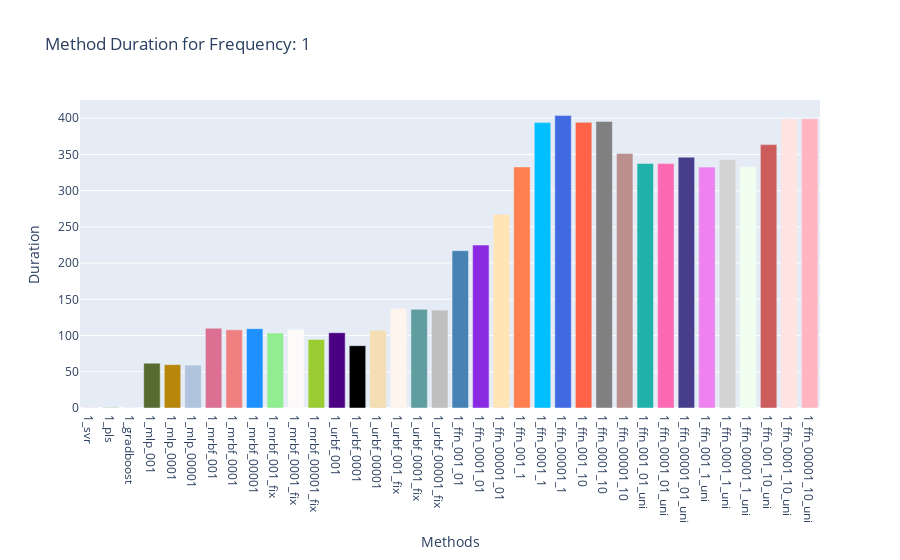
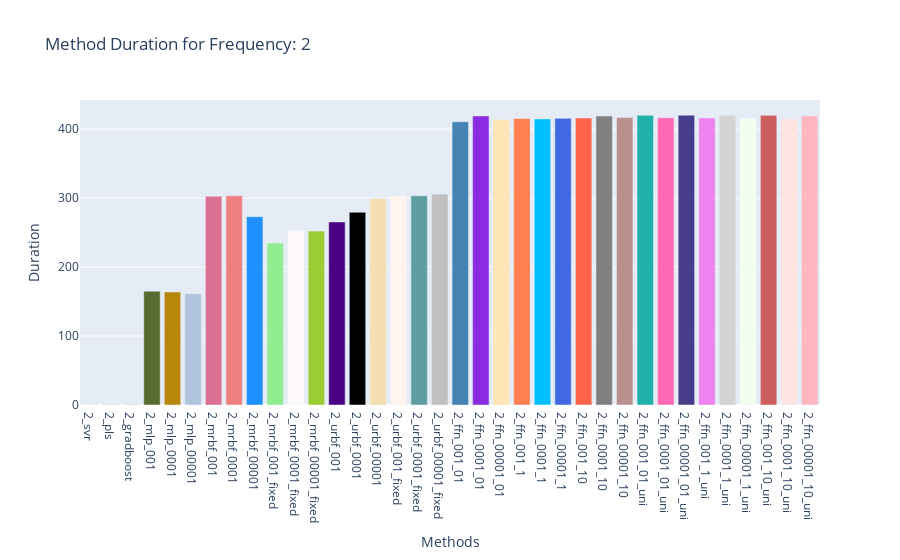
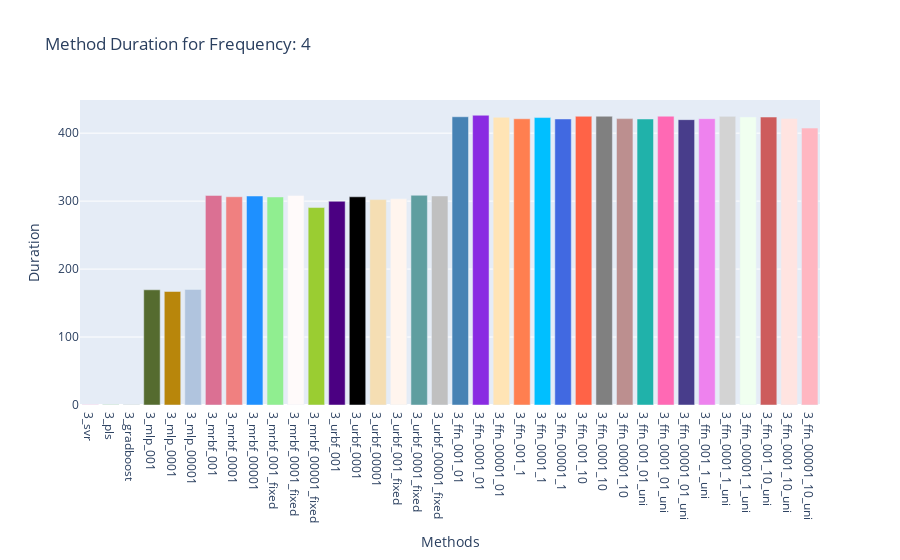
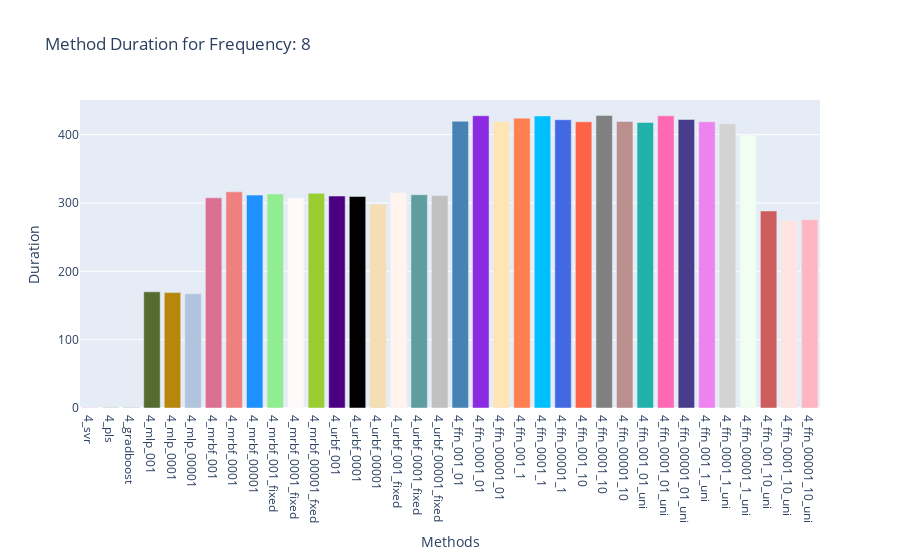

Write notebook code for charts like these, in order.
### Code cell
values = list(method_durations.values())
### use average value:
values = [np.asarray(value).mean() for value in values]

for frequency_chunk in range(4):
    
    chunk_values = values[frequency_chunk*num_methods:(frequency_chunk+1)*num_methods]
    chunk_names = categories[frequency_chunk*num_methods:(frequency_chunk+1)*num_methods]

    # Creating the bar chart
    fig = go.Figure(data=[go.Bar(x=chunk_names, y=chunk_values,marker_color=colors)])

    # Adding title and labels (you can modify these as needed)
    fig.update_layout(
        title=f"Method Duration for Frequency: {2**frequency_chunk}",
        xaxis_title="Methods",
        yaxis_title="Duration"
    )

    # Displaying the figure
    fig.show()

### Figure 1 — Plotly figure (JSON) as saved in the notebook; plotly's stock layout.template omitted (floating-point values rounded to 4 significant figures)
{"data": [{"marker": {"color": ["deeppink", "green", "darkslategray", "darkolivegreen", "darkgoldenrod", "lightsteelblue", "palevioletred", "lightcoral", "dodgerblue", "lightgreen", "snow", "yellowgreen", "indigo", "black", "wheat", "seashell", "cadetblue", "silver", "steelblue", "blueviolet", "moccasin", "coral", "deepskyblue", "royalblue", "tomato", "gray", "rosybrown", "lightseagreen", "hotpink", "darkslateblue", "violet", "lightgray", "honeydew", "indianred", "mistyrose", "lightpink"]}, "type": "bar", "x": ["1_svr", "1_pls", "1_gradboost", "1_mlp_001", "1_mlp_0001", "1_mlp_00001", "1_mrbf_001", "1_mrbf_0001", "1_mrbf_00001", "1_mrbf_001_fix", "1_mrbf_0001_fix", "1_mrbf_00001_fix", "1_urbf_001", "1_urbf_0001", "1_urbf_00001", "1_urbf_001_fix", "1_urbf_0001_fix", "1_urbf_00001_fix", "1_ffn_001_01", "1_ffn_0001_01", "1_ffn_00001_01", "1_ffn_001_1", "1_ffn_0001_1", "1_ffn_00001_1", "1_ffn_001_10", "1_ffn_0001_10", "1_ffn_00001_10", "1_ffn_001_01_uni", "1_ffn_0001_01_uni", "1_ffn_00001_01_uni", "1_ffn_001_1_uni", "1_ffn_0001_1_uni", "1_ffn_00001_1_uni", "1_ffn_001_10_uni", "1_ffn_0001_10_uni", "1_ffn_00001_10_uni"], "y": [0.1393, 0.3426, 0.06399, 61.81, 59.8, 59.17, 110.2, 107.9, 109.5, 103.4, 108.4, 94.66, 103.9, 86.0, 107.3, 137.4, 136.2, 135.1, 217.2, 224.9, 267.4, 332.7, 393.9, 403.8, 394.3, 395.5, 351.4, 337.5, 337.4, 346.2, 332.5, 343.0, 333.1, 363.5, 399.2, 399.1]}], "layout": {"title": {"text": "Method Duration for Frequency: 1"}, "xaxis": {"title": {"text": "Methods"}}, "yaxis": {"title": {"text": "Duration"}}}}

### Figure 2 — Plotly figure (JSON) as saved in the notebook; plotly's stock layout.template omitted (floating-point values rounded to 4 significant figures)
{"data": [{"marker": {"color": ["deeppink", "green", "darkslategray", "darkolivegreen", "darkgoldenrod", "lightsteelblue", "palevioletred", "lightcoral", "dodgerblue", "lightgreen", "snow", "yellowgreen", "indigo", "black", "wheat", "seashell", "cadetblue", "silver", "steelblue", "blueviolet", "moccasin", "coral", "deepskyblue", "royalblue", "tomato", "gray", "rosybrown", "lightseagreen", "hotpink", "darkslateblue", "violet", "lightgray", "honeydew", "indianred", "mistyrose", "lightpink"]}, "type": "bar", "x": ["2_svr", "2_pls", "2_gradboost", "2_mlp_001", "2_mlp_0001", "2_mlp_00001", "2_mrbf_001", "2_mrbf_0001", "2_mrbf_00001", "2_mrbf_001_fixed", "2_mrbf_0001_fixed", "2_mrbf_00001_fixed", "2_urbf_001", "2_urbf_0001", "2_urbf_00001", "2_urbf_001_fixed", "2_urbf_0001_fixed", "2_urbf_00001_fixed", "2_ffn_001_01", "2_ffn_0001_01", "2_ffn_00001_01", "2_ffn_001_1", "2_ffn_0001_1", "2_ffn_00001_1", "2_ffn_001_10", "2_ffn_0001_10", "2_ffn_00001_10", "2_ffn_001_01_uni", "2_ffn_0001_01_uni", "2_ffn_00001_01_uni", "2_ffn_001_1_uni", "2_ffn_0001_1_uni", "2_ffn_00001_1_uni", "2_ffn_001_10_uni", "2_ffn_0001_10_uni", "2_ffn_00001_10_uni"], "y": [0.1882, 0.276, 0.3083, 165.1, 163.9, 161.4, 302.6, 303.5, 273.1, 234.9, 253.0, 252.3, 265.4, 279.4, 299.4, 303.3, 303.4, 305.9, 410.7, 419.1, 413.9, 415.4, 414.8, 415.7, 416.0, 419.0, 416.8, 420.1, 416.5, 420.2, 416.2, 420.1, 415.5, 420.0, 414.7, 419.1]}], "layout": {"title": {"text": "Method Duration for Frequency: 2"}, "xaxis": {"title": {"text": "Methods"}}, "yaxis": {"title": {"text": "Duration"}}}}

### Figure 3 — Plotly figure (JSON) as saved in the notebook; plotly's stock layout.template omitted (floating-point values rounded to 4 significant figures)
{"data": [{"marker": {"color": ["deeppink", "green", "darkslategray", "darkolivegreen", "darkgoldenrod", "lightsteelblue", "palevioletred", "lightcoral", "dodgerblue", "lightgreen", "snow", "yellowgreen", "indigo", "black", "wheat", "seashell", "cadetblue", "silver", "steelblue", "blueviolet", "moccasin", "coral", "deepskyblue", "royalblue", "tomato", "gray", "rosybrown", "lightseagreen", "hotpink", "darkslateblue", "violet", "lightgray", "honeydew", "indianred", "mistyrose", "lightpink"]}, "type": "bar", "x": ["3_svr", "3_pls", "3_gradboost", "3_mlp_001", "3_mlp_0001", "3_mlp_00001", "3_mrbf_001", "3_mrbf_0001", "3_mrbf_00001", "3_mrbf_001_fixed", "3_mrbf_0001_fixed", "3_mrbf_00001_fixed", "3_urbf_001", "3_urbf_0001", "3_urbf_00001", "3_urbf_001_fixed", "3_urbf_0001_fixed", "3_urbf_00001_fixed", "3_ffn_001_01", "3_ffn_0001_01", "3_ffn_00001_01", "3_ffn_001_1", "3_ffn_0001_1", "3_ffn_00001_1", "3_ffn_001_10", "3_ffn_0001_10", "3_ffn_00001_10", "3_ffn_001_01_uni", "3_ffn_0001_01_uni", "3_ffn_00001_01_uni", "3_ffn_001_1_uni", "3_ffn_0001_1_uni", "3_ffn_00001_1_uni", "3_ffn_001_10_uni", "3_ffn_0001_10_uni", "3_ffn_00001_10_uni"], "y": [0.2081, 0.2762, 0.2442, 169.5, 167.0, 170.1, 308.4, 306.4, 307.5, 306.1, 308.3, 290.5, 299.8, 306.3, 302.2, 303.5, 308.6, 307.6, 424.1, 426.4, 423.4, 421.2, 422.9, 420.9, 424.8, 424.9, 421.4, 420.9, 425.0, 419.9, 421.3, 424.7, 423.9, 423.7, 421.7, 407.5]}], "layout": {"title": {"text": "Method Duration for Frequency: 4"}, "xaxis": {"title": {"text": "Methods"}}, "yaxis": {"title": {"text": "Duration"}}}}

### Figure 4 — Plotly figure (JSON) as saved in the notebook; plotly's stock layout.template omitted (floating-point values rounded to 4 significant figures)
{"data": [{"marker": {"color": ["deeppink", "green", "darkslategray", "darkolivegreen", "darkgoldenrod", "lightsteelblue", "palevioletred", "lightcoral", "dodgerblue", "lightgreen", "snow", "yellowgreen", "indigo", "black", "wheat", "seashell", "cadetblue", "silver", "steelblue", "blueviolet", "moccasin", "coral", "deepskyblue", "royalblue", "tomato", "gray", "rosybrown", "lightseagreen", "hotpink", "darkslateblue", "violet", "lightgray", "honeydew", "indianred", "mistyrose", "lightpink"]}, "type": "bar", "x": ["4_svr", "4_pls", "4_gradboost", "4_mlp_001", "4_mlp_0001", "4_mlp_00001", "4_mrbf_001", "4_mrbf_0001", "4_mrbf_00001", "4_mrbf_001_fixed", "4_mrbf_0001_fixed", "4_mrbf_00001_fxed", "4_urbf_001", "4_urbf_0001", "4_urbf_00001", "4_urbf_001_fixed", "4_urbf_0001_fixed", "4_urbf_00001_fixed", "4_ffn_001_01", "4_ffn_0001_01", "4_ffn_00001_01", "4_ffn_001_1", "4_ffn_0001_1", "4_ffn_00001_1", "4_ffn_001_10", "4_ffn_0001_10", "4_ffn_00001_10", "4_ffn_001_01_uni", "4_ffn_0001_01_uni", "4_ffn_00001_01_uni", "4_ffn_001_1_uni", "4_ffn_0001_1_uni", "4_ffn_00001_1_uni", "4_ffn_001_10_uni", "4_ffn_0001_10_uni", "4_ffn_00001_10_uni"], "y": [0.2417, 0.3494, 0.3657, 170.0, 168.8, 167.1, 307.7, 316.3, 311.5, 313.1, 307.1, 314.1, 310.0, 309.5, 298.2, 315.2, 312.1, 311.0, 419.6, 427.6, 419.2, 424.1, 427.3, 421.8, 418.7, 428.1, 419.3, 417.7, 427.5, 422.2, 418.9, 415.9, 399.4, 288.2, 274.4, 275.5]}], "layout": {"title": {"text": "Method Duration for Frequency: 8"}, "xaxis": {"title": {"text": "Methods"}}, "yaxis": {"title": {"text": "Duration"}}}}
